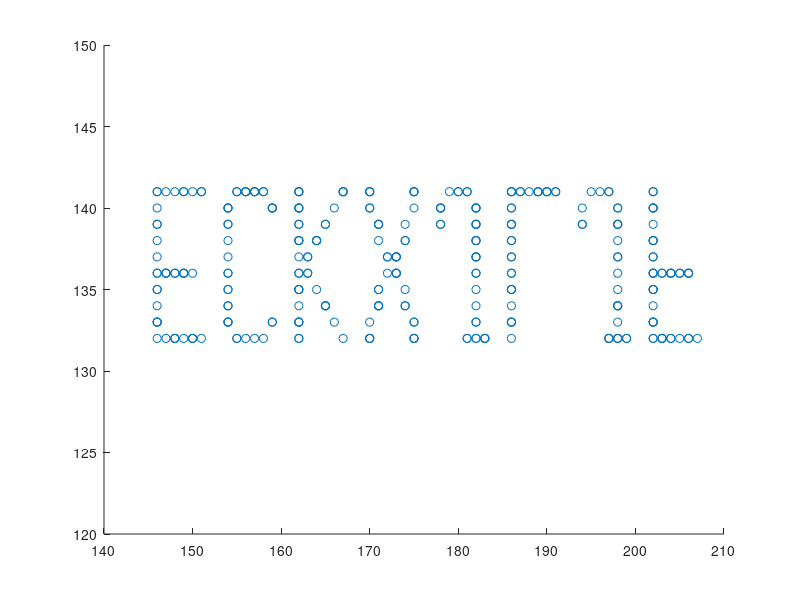

Write the MATLAB code that produced this figure.
clear; clc; close all;

Inputs = importdata('day_10_input.txt');

Position = zeros(length(Inputs), 2);
Velocity = zeros(length(Inputs), 2);

for j = 1:length(Inputs)
    CurrInput  = strsplit(Inputs{j} ,{'\s', 'position=<', ',', '>', '\s', 'velocity=<', ',', '>'}, 'DelimiterType','RegularExpression');
    Position(j,:) = [str2double(CurrInput{2}), str2double(CurrInput{3})];
    Velocity(j,:) = [str2double(CurrInput{4}), str2double(CurrInput{5})];
end;

InitialPosition = Position;

N = length(Inputs);
COM = mean(Position,1);
figure; 

StartTime = 10800;
Position = Position + StartTime *Velocity;
for t = 1:100;
    Position = Position + Velocity;
    COM = mean(Position,1);
    YSpread(t) = sqrt(mean((Position(:,2) - COM(2)*ones(N,1)).^2));
end

figure; plot(YSpread);

MinTime = StartTime + find(min(YSpread) == YSpread)

Position = InitialPosition + MinTime * Velocity;
scatter(Position(:,1), Position(:,2))
ylim([120, 150])